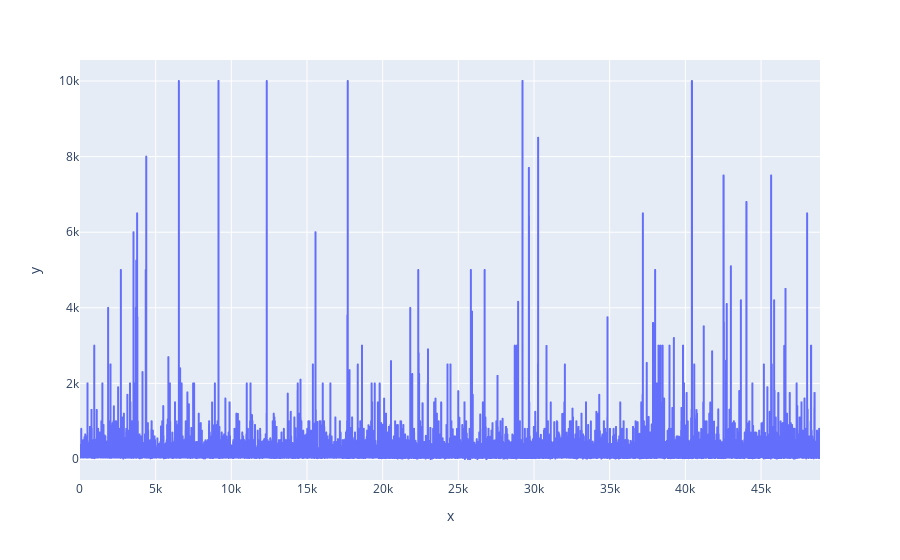

Notebook cell for this chart:
### Markdown cell above
---

# Erste Visualisierungen

### Code cell
px.line(x = airbnb_df["Nr_ID"], y = airbnb_df["price"])

### Figure 1 — Plotly figure (JSON) as saved in the notebook; plotly's stock layout.template omitted (floating-point values rounded to 4 significant figures; data arrays with more than 128 entries replaced by an {"elided": "..."} marker saying what was removed)
{"data": [{"hovertemplate": "x=%{x}<br>y=%{y}<extra></extra>", "legendgroup": "", "line": {"color": "#636efa", "dash": "solid"}, "marker": {"symbol": "circle"}, "mode": "lines", "name": "", "showlegend": false, "type": "scattergl", "x": {"elided": "48895 int values"}, "xaxis": "x", "y": {"elided": "48895 int values"}, "yaxis": "y"}], "layout": {"legend": {"tracegroupgap": 0}, "margin": {"t": 60}, "xaxis": {"anchor": "y", "domain": [0, 1], "title": {"text": "x"}}, "yaxis": {"anchor": "x", "domain": [0, 1], "title": {"text": "y"}}}}
